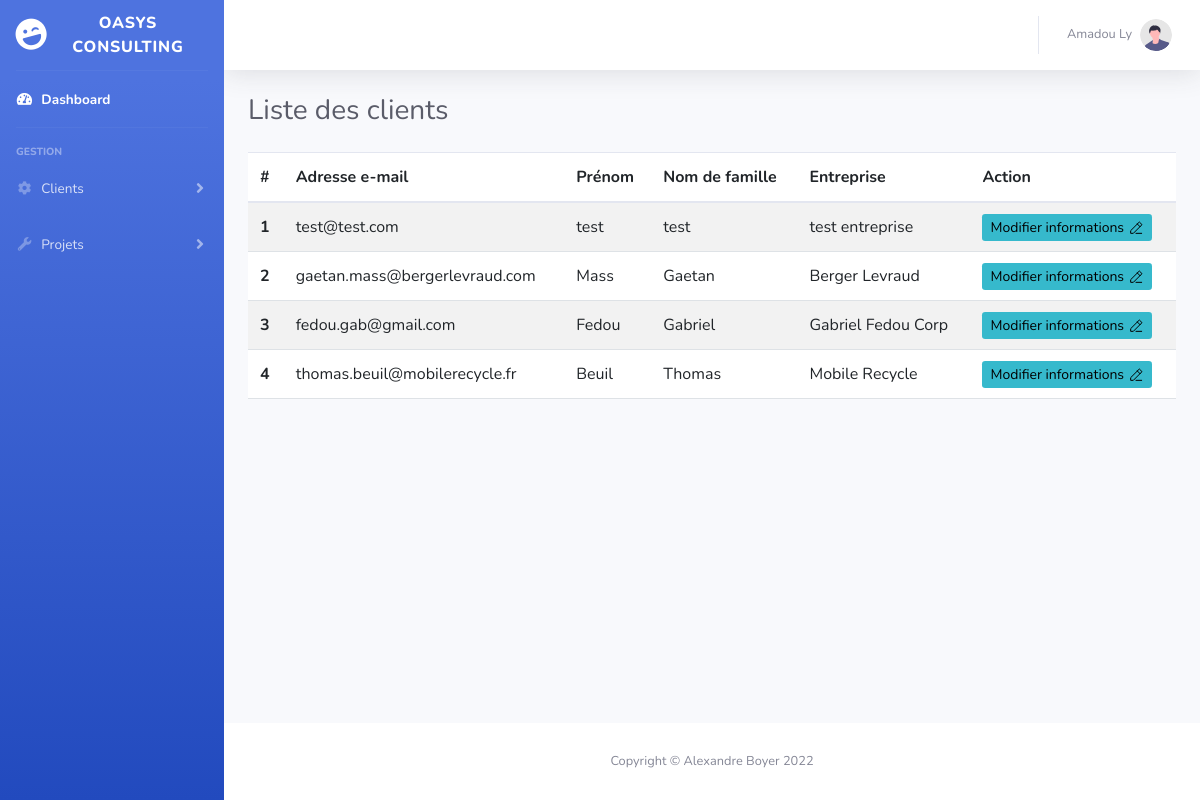
/controller/Route.php?action=list_client (signed in), run on the app's committed database.
### tables this page shows
CREATE TABLE `client` (
  `id_client` int(11) NOT NULL,
  `adresse_mail_client` varchar(255) DEFAULT NULL,
  `nom_client` varchar(255) DEFAULT NULL,
  `prenom_client` varchar(255) DEFAULT NULL,
  `nom_entreprise_client` varchar(255) NOT NULL
);

### controller/Route.php (called while the page is built, shortened)
<?php
    require_once("../autoloader.php");
        $controller = new $controllerName();
        $controller->guard();
        $controller->resolve();
?>

### model/metier/clientMetier.php (called while the page is built, shortened)
<?php
class clientMetier extends stdClass {
    private $adresse_mail_client;
    private $nom_client;
    private $prenom_client;
    private $nom_entreprise_client;
    public function setId_client($id_client) : void {
        $this->id_client = $id_client;
    }
    public function setAdresse_mail_client($adresse_mail_client) : void {
        $this->adresse_mail_client = $adresse_mail_client;
    }
    public function setNom_client($nom_client) : void {
        $this->nom_client = $nom_client;
    }
    public function setPrenom_client($prenom_client) : void {
        $this->prenom_client = $prenom_client;
    }
    public function setNom_entreprise_client($nom_entreprise_client) : void {
        $this->nom_entreprise_client = $nom_entreprise_client;
    }
    public function getId_client() {
        return $this->id_client;
    }
    public function getAdresse_mail_client() {
        return $this->adresse_mail_client;
    }
    public function getNom_client() {
        return $this->nom_client;
    }
    public function getPrenom_client() {
        return $this->prenom_client;
    }
    public function getNom_entreprise_client() {
        return $this->nom_entreprise_client;
    }
}
?>

### model/dao/clientDAO.php (called while the page is built, shortened)
<?php
class clientDAO {
    private $Connection;
    public function __construct()
    {
        try {
            $hconnection=new Connexion();
            $this->Connection=$hconnection->getConnection();
        }
        catch (\Exception $e) {
            throw new \Exception('Impossible d\'établir la connexion à la BD.');
        }
    }
    public function getClient()
    {
        $getClient = $this->Connection->prepare("SELECT * FROM `client`");
        $getClient->execute();
        return clientMetier::fromFetchAllData($getClient->fetchAll());
    }
}
?>

### model/dao/Connexion.php (called while the page is built, shortened)
<?php
class Connexion{
    private $driver;
    private $host, $user, $pass, $database, $charset;
    public function __construct() {
        $this->driver=DB_DRIVER;
        $this->host=DB_HOST;
        $this->user=DB_USER;
        $this->pass=DB_PASS;
        $this->database=DB_DATABASE;
        $this->charset=DB_CHARSET;
    }
    public function getConnection(){
        $dsn = $this->driver.':host='.$this->host.';dbname='.$this->database.';charset='.$this->charset;
        try {
            $connection = new \PDO($dsn, $this->user, $this->pass);
            $connection->setAttribute(\PDO::ATTR_ERRMODE, \PDO::ERRMODE_EXCEPTION);
            return $connection;
        } catch (\PDOException $e) {
            throw new \Exception('Impossible d\'établir la connexion à la BD.');
        }
    }
}
?>

### model/service/clientSERVICE.php (called while the page is built, shortened)
<?php
class clientSERVICE {
    private $clientDAO;
    public function __construct() {
        try {
            $this->clientDAO = new \model\dao\clientDAO();
        }
        catch (\Exception $e) {
            throw new \Exception('Impossible d\'établir la connexion à la BD.');
        }
    }
    public function getClient() {
        return $this->clientDAO->getClient();
    }
}

### autoloader.php (called while the page is built, shortened)
<?php
class Autoloader {
    static public function loader($className) {
        $filename = BASE_PATH.DIRECTORY_SEPARATOR.str_replace("\\", DIRECTORY_SEPARATOR, $className) . ".php";
        if (file_exists($filename)) {
            if (class_exists($className)) {
                return TRUE;
            }
        }
        return FALSE;
    }
}
?>

### view/list_client.php (the view, shortened to what this page needs)
<!DOCTYPE html>
<html lang="fr">
    <head>
        <link href="../assets/vendor/fontawesome-free/css/all.min.css" rel="stylesheet" type="text/css">
        <link href="https://cdn.jsdelivr.net/npm/bootstrap@5.3.0-alpha1/dist/css/bootstrap.min.css" rel="stylesheet">
        <link href="../assets/css/sb-admin-2.min.css" rel="stylesheet">
    </head>
    <body id="page-top">
        <div id="wrapper">
            <?php
            include('../assets/include/header.php');
            ?>
            <div id="content-wrapper" class="d-flex flex-column">
                <div id="content">
                    <?php
                    include('../assets/include/topbar.php');
                    ?>
                    <div class="container-fluid">
                        <h1 class="h3 mb-4 text-gray-800">Liste des clients</h1>
                        <table class="table table-striped">
                            <thead>
                                <tr>
                                    <th scope="col">#</th>
                                    <th scope="col">Adresse e-mail</th>
                                    <th scope="col">Prénom</th>
                                    <th scope="col">Nom de famille</th>
                                    <th scope="col">Entreprise</th>
                                    <th scope="col">Action</th>
                                </tr>
                            </thead>
                            <tbody>
                                    <?php
                                    foreach($listClients as $client) {
                                        echo "<tr>";
                                            echo "<th scope='row'>".$client->getId_client()."</th>";
                                            echo "<td>".$client->getAdresse_mail_client()."</td>";
                                            echo "<td>".$client->getNom_client()."</td>";
                                            echo "<td>".$client->getPrenom_client()."</td>";
                                            echo "<td>".$client->getNom_entreprise_client()."</td>";
                                            echo "<td><a style='color: black;' class='btn-sm btn-info' href='#' data-toggle='modal' data-target='#myModal".$client->getId_client()."'>Modifier informations <svg width='16' height='16' viewBox='0 0 24 24' fill='none' xmlns='http://www.w3.org/2000/svg'><path d='M12 20H20.5M18 10L21 7L17 3L14 6M18 10L8 20H4V16L14 6M18 10L14 6' stroke='#000000' stroke-width='1.5' stroke-linecap='round' stroke-linejoin='round'/></svg></a></td>";
                                        echo "</tr>";
                                    }
                                    ?>
                            </tbody>
                        </table>
                    </div>
                </div>
                <?php
                include('../assets/include/footer.php');
                ?>
            </div>
        </div>
    </body>
</html>

### data on the page
client: id_client "1", adresse_mail_client "test@test.com", nom_client "test", prenom_client "test", nom_entreprise_client "test entreprise"
client: id_client "2", adresse_mail_client "gaetan.mass@bergerlevraud.com", nom_client "Mass", prenom_client "Gaetan", nom_entreprise_client "Berger Levraud"
client: id_client "3", adresse_mail_client "fedou.gab@gmail.com", nom_client "Fedou", prenom_client "Gabriel", nom_entreprise_client "Gabriel Fedou Corp"
client: id_client "4", adresse_mail_client "thomas.beuil@mobilerecycle.fr", nom_client "Beuil", prenom_client "Thomas", nom_entreprise_client "Mobile Recycle"

### other printed values
$_SESSION["prenom"] "Amadou"
$_SESSION["nom"] "Ly"
